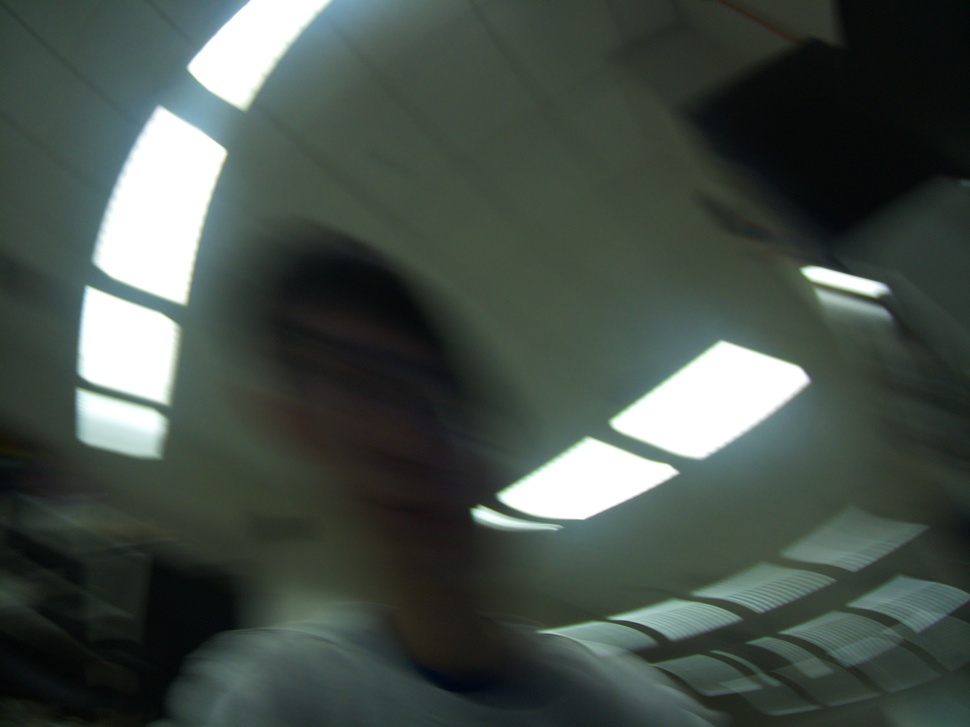
#> input picture DSP/stabalizing/chatgpt solution/hao-06.jpg, 970 x 727 px, shrunk from 4056 x 3040 before the run
$ python main.py
#> lines starting #> are read from the running program, lines starting #| are printed output that depends on the picture
# Load the uploaded image to check its content
image_path = "hao-06.jpg"

import cv2
import numpy as np

# Load the image using OpenCV
image = cv2.imread(image_path)
#> image is the input picture: shape (727, 970, 3); mean B, G, R 73.3, 79.9, 69.8

# Convert the image to grayscale for processing
gray_image = cv2.cvtColor(image, cv2.COLOR_BGR2GRAY)

def estimate_psf(image, kernel_size=15):
    """
    Estimate the point spread function (PSF) using motion blur kernel.
    """
#> called with kernel_size = 15
    # Use edge detection to approximate the motion direction of the blur
    edges = cv2.Canny(image, 50, 150)
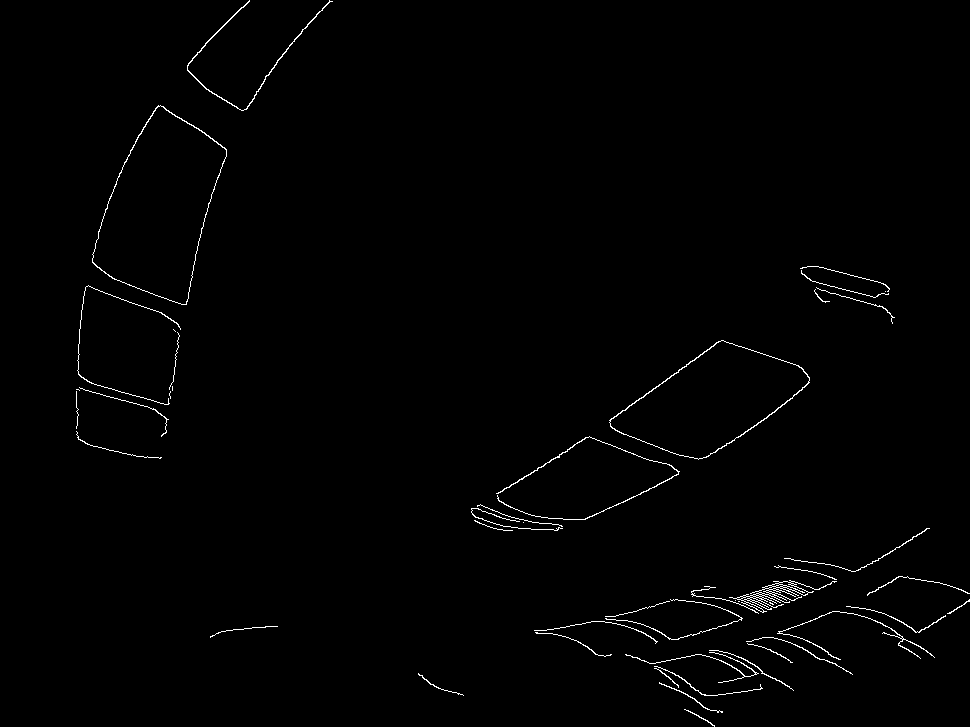
#> edges: shape (727, 970); 0.92% white in thin lines or dots

    # Estimate the PSF by analyzing the dominant motion direction
    psf_kernel = np.zeros((kernel_size, kernel_size))
    psf_kernel[int((kernel_size - 1) / 2), :] = np.ones(kernel_size)
    psf_kernel /= kernel_size

    return psf_kernel

# Estimate the PSF from the deblurred image
psf = estimate_psf(gray_image, kernel_size=15)

# Visualize the PSF
import matplotlib.pyplot as plt

plt.figure(figsize=(6, 6))
plt.title("Estimated Point Spread Function (PSF)")
plt.imshow(psf, cmap='gray')
plt.axis('off')
plt.show()
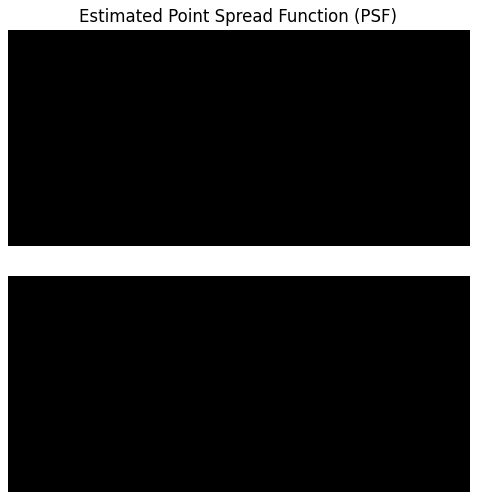
#> figure drawn by matplotlib, 1 panel


from scipy.signal import convolve2d
from skimage.restoration import richardson_lucy

def deconvolve_with_psf(image, psf, num_iter=30):
    """
    Perform image deconvolution using the Richardson-Lucy algorithm.
    """
#> called with psf = array of shape (15, 15), num_iter = 30
    deconvolved = richardson_lucy(image, psf, num_iter=num_iter)
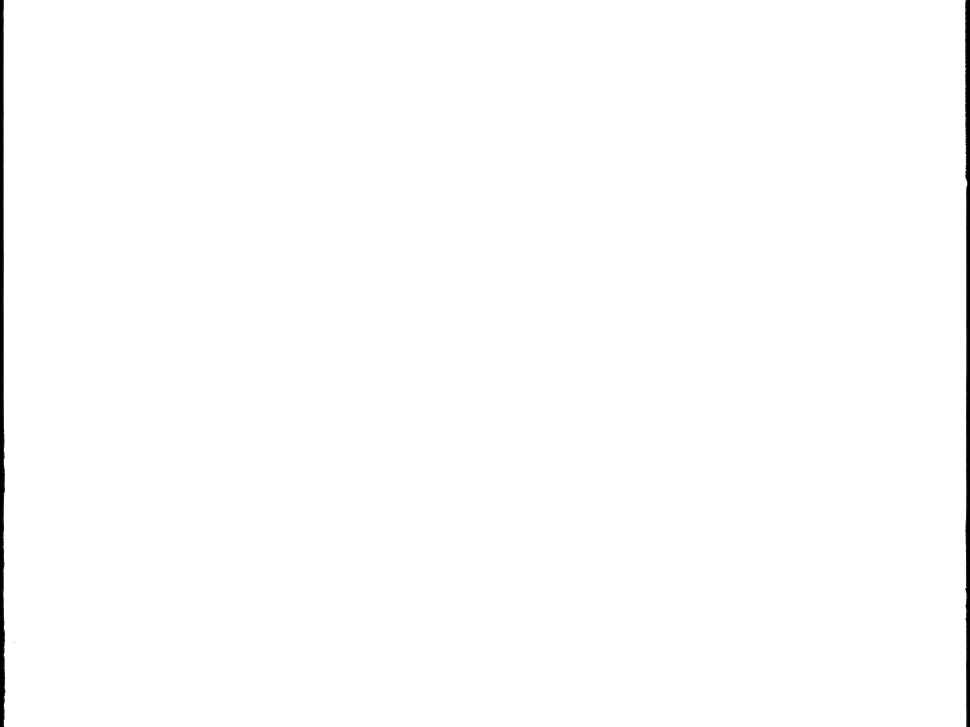
#> deconvolved: shape (727, 970) float64; min 1.74e-06, max 1, mean 0.992
    return deconvolved

# Perform deconvolution with the estimated PSF
recovered_image = deconvolve_with_psf(gray_image, psf, num_iter=30)

# Save and display the recovered image
recovered_image_path = "recovered_image.jpg"
cv2.imwrite(recovered_image_path, (recovered_image * 255).astype(np.uint8))
